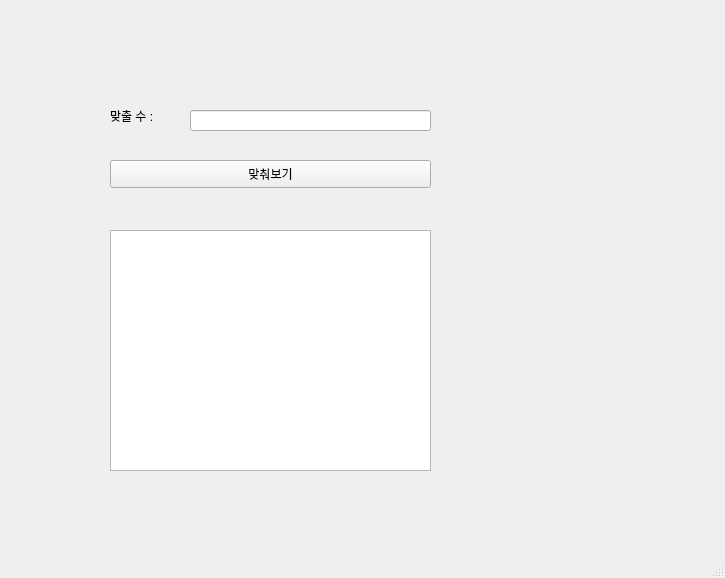
<?xml version="1.0" encoding="UTF-8"?>
<ui version="4.0">
 <class>MainWindow</class>
 <widget class="QMainWindow" name="MainWindow">
  <property name="geometry">
   <rect>
    <x>0</x>
    <y>0</y>
    <width>725</width>
    <height>578</height>
   </rect>
  </property>
  <property name="windowTitle">
   <string>MainWindow</string>
  </property>
  <widget class="QWidget" name="centralwidget">
   <widget class="QLabel" name="label">
    <property name="geometry">
     <rect>
      <x>110</x>
      <y>100</y>
      <width>121</width>
      <height>31</height>
     </rect>
    </property>
    <property name="text">
     <string>맞출 수 :</string>
    </property>
   </widget>
   <widget class="QLineEdit" name="le">
    <property name="geometry">
     <rect>
      <x>190</x>
      <y>110</y>
      <width>241</width>
      <height>21</height>
     </rect>
    </property>
   </widget>
   <widget class="QPushButton" name="pb">
    <property name="geometry">
     <rect>
      <x>110</x>
      <y>160</y>
      <width>321</width>
      <height>28</height>
     </rect>
    </property>
    <property name="text">
     <string>맞춰보기</string>
    </property>
   </widget>
   <widget class="QPlainTextEdit" name="pte">
    <property name="geometry">
     <rect>
      <x>110</x>
      <y>230</y>
      <width>321</width>
      <height>241</height>
     </rect>
    </property>
   </widget>
  </widget>
  <widget class="QMenuBar" name="menubar">
   <property name="geometry">
    <rect>
     <x>0</x>
     <y>0</y>
     <width>725</width>
     <height>26</height>
    </rect>
   </property>
  </widget>
  <widget class="QStatusBar" name="statusbar"/>
 </widget>
 <resources/>
 <connections/>
</ui>
